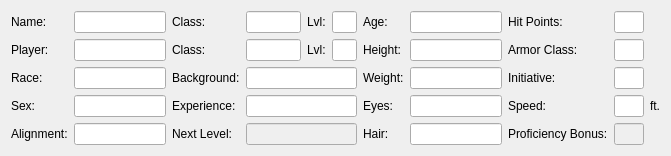
  <widget class="QWidget" name="layoutWidget10">
   <property name="geometry">
    <rect>
     <x>273</x>
     <y>10</y>
     <width>671</width>
     <height>144</height>
    </rect>
   </property>
   <layout class="QGridLayout" name="gridLayout">
    <item row="1" column="7">
     <widget class="QLineEdit" name="edtArmorClass">
      <property name="sizePolicy">
       <sizepolicy hsizetype="Preferred" vsizetype="Fixed">
        <horstretch>0</horstretch>
        <verstretch>0</verstretch>
       </sizepolicy>
      </property>
      <property name="minimumSize">
       <size>
        <width>30</width>
        <height>0</height>
       </size>
      </property>
      <property name="maximumSize">
       <size>
        <width>30</width>
        <height>16777215</height>
       </size>
      </property>
     </widget>
    </item>
    <item row="1" column="6">
     <widget class="QLabel" name="label_10">
      <property name="text">
       <string>Armor Class:</string>
      </property>
     </widget>
    </item>
    <item row="1" column="5">
     <widget class="QLineEdit" name="edtHeight"/>
    </item>
    <item row="1" column="4">
     <widget class="QLabel" name="label_24">
      <property name="text">
       <string>Height:</string>
      </property>
     </widget>
    </item>
    <item row="0" column="5">
     <widget class="QLineEdit" name="edtAge"/>
    </item>
    <item row="0" column="4">
     <widget class="QLabel" name="label_23">
      <property name="text">
       <string>Age:</string>
      </property>
     </widget>
    </item>
    <item row="0" column="7">
     <widget class="QLineEdit" name="edtHitPoints">
      <property name="sizePolicy">
       <sizepolicy hsizetype="Preferred" vsizetype="Fixed">
        <horstretch>0</horstretch>
        <verstretch>0</verstretch>
       </sizepolicy>
      </property>
      <property name="minimumSize">
       <size>
        <width>30</width>
        <height>0</height>
       </size>
      </property>
      <property name="maximumSize">
       <size>
        <width>30</width>
        <height>16777215</height>
       </size>
      </property>
     </widget>
    </item>
    <item row="0" column="6">
     <widget class="QLabel" name="label_53">
      <property name="text">
       <string>Hit Points:</string>
      </property>
     </widget>
    </item>
    <item row="0" column="1">
     <widget class="QLineEdit" name="edtName"/>
    </item>
    <item row="0" column="0">
     <widget class="QLabel" name="label">
      <property name="text">
       <string>Name:</string>
      </property>
     </widget>
    </item>
    <item row="2" column="4">
     <widget class="QLabel" name="label_25">
      <property name="text">
       <string>Weight:</string>
      </property>
     </widget>
    </item>
    <item row="2" column="5">
     <widget class="QLineEdit" name="edtWeight">
      <property name="text">
       <string/>
      </property>
     </widget>
    </item>
    <item row="2" column="6">
     <widget class="QLabel" name="label_11">
      <property name="text">
       <string>Initiative:</string>
      </property>
     </widget>
    </item>
    <item row="2" column="7">
     <widget class="QLineEdit" name="edtInitiative">
      <property name="sizePolicy">
       <sizepolicy hsizetype="Preferred" vsizetype="Fixed">
        <horstretch>0</horstretch>
        <verstretch>0</verstretch>
       </sizepolicy>
      </property>
      <property name="minimumSize">
       <size>
        <width>30</width>
        <height>0</height>
       </size>
      </property>
      <property name="maximumSize">
       <size>
        <width>30</width>
        <height>16777215</height>
       </size>
      </property>
     </widget>
    </item>
    <item row="3" column="0">
     <widget class="QLabel" name="label_46">
      <property name="text">
       <string>Sex:</string>
      </property>
     </widget>
    </item>
    <item row="3" column="1">
     <widget class="QLineEdit" name="edtSex"/>
    </item>
    <item row="3" column="4">
     <widget class="QLabel" name="label_61">
      <property name="text">
       <string>Eyes:</string>
      </property>
     </widget>
    </item>
    <item row="3" column="5">
     <widget class="QLineEdit" name="edtEyes"/>
    </item>
    <item row="3" column="6">
     <widget class="QLabel" name="label_52">
      <property name="text">
       <string>Speed:</string>
      </property>
     </widget>
    </item>
    <item row="3" column="7">
     <widget class="QLineEdit" name="edtSpeed">
      <property name="sizePolicy">
       <sizepolicy hsizetype="Preferred" vsizetype="Fixed">
        <horstretch>0</horstretch>
        <verstretch>0</verstretch>
       </sizepolicy>
      </property>
      <property name="minimumSize">
       <size>
        <width>30</width>
        <height>0</height>
       </size>
      </property>
      <property name="maximumSize">
       <size>
        <width>30</width>
        <height>16777215</height>
       </size>
      </property>
      <property name="text">
       <string/>
      </property>
     </widget>
    </item>
    <item row="3" column="8">
     <widget class="QLabel" name="label_55">
      <property name="text">
       <string>ft.</string>
      </property>
     </widget>
    </item>
    <item row="4" column="0">
     <widget class="QLabel" name="label_47">
      <property name="text">
       <string>Alignment:</string>
      </property>
     </widget>
    </item>
    <item row="4" column="1">
     <widget class="QLineEdit" name="edtAlignment"/>
    </item>
    <item row="4" column="4">
     <widget class="QLabel" name="label_60">
      <property name="text">
       <string>Hair:</string>
      </property>
     </widget>
    </item>
    <item row="4" column="5">
     <widget class="QLineEdit" name="edtHair"/>
    </item>
    <item row="4" column="6">
     <widget class="QLabel" name="label_56">
      <property name="text">
       <string>Proficiency Bonus:</string>
      </property>
     </widget>
    </item>
    <item row="4" column="7">
     <widget class="QLineEdit" name="edtProficiencyBonus">
      <property name="enabled">
       <bool>false</bool>
      </property>
      <property name="sizePolicy">
       <sizepolicy hsizetype="Preferred" vsizetype="Fixed">
        <horstretch>0</horstretch>
        <verstretch>0</verstretch>
       </sizepolicy>
      </property>
      <property name="minimumSize">
       <size>
        <width>30</width>
        <height>0</height>
       </size>
      </property>
      <property name="maximumSize">
       <size>
        <width>30</width>
        <height>16777215</height>
       </size>
      </property>
      <property name="text">
       <string/>
      </property>
      <property name="readOnly">
       <bool>true</bool>
      </property>
     </widget>
    </item>
    <item row="3" column="2">
     <widget class="QLabel" name="label_54">
      <property name="text">
       <string>Experience:</string>
      </property>
     </widget>
    </item>
    <item row="3" column="3">
     <widget class="QLineEdit" name="edtExperience">
      <property name="text">
       <string/>
      </property>
     </widget>
    </item>
    <item row="4" column="2">
     <widget class="QLabel" name="label_57">
      <property name="text">
       <string>Next Level:</string>
      </property>
     </widget>
    </item>
    <item row="4" column="3">
     <widget class="QLineEdit" name="edtNextLevel">
      <property name="enabled">
       <bool>false</bool>
      </property>
      <property name="text">
       <string/>
      </property>
      <property name="readOnly">
       <bool>true</bool>
      </property>
     </widget>
    </item>
    <item row="2" column="1">
     <widget class="QLineEdit" name="edtRace"/>
    </item>
    <item row="2" column="0">
     <widget class="QLabel" name="label_2">
      <property name="text">
       <string>Race:</string>
      </property>
     </widget>
    </item>
    <item row="1" column="0">
     <widget class="QLabel" name="label_14">
      <property name="text">
       <string>Player:</string>
      </property>
     </widget>
    </item>
    <item row="1" column="1">
     <widget class="QLineEdit" name="edtPlayer">
      <property name="text">
       <string/>
      </property>
     </widget>
    </item>
    <item row="0" column="2">
     <widget class="QLabel" name="label_3">
      <property name="text">
       <string>Class:</string>
      </property>
     </widget>
    </item>
    <item row="0" column="3">
     <layout class="QHBoxLayout" name="horizontalLayout_2">
      <item>
       <widget class="QLineEdit" name="edtClass">
        <property name="maximumSize">
         <size>
          <width>70</width>
          <height>16777215</height>
         </size>
        </property>
        <property name="text">
         <string/>
        </property>
       </widget>
      </item>
      <item>
       <widget class="QLabel" name="label_12">
        <property name="text">
         <string>Lvl:</string>
        </property>
       </widget>
      </item>
      <item>
       <widget class="QLineEdit" name="edtLevel">
        <property name="minimumSize">
         <size>
          <width>25</width>
          <height>0</height>
         </size>
        </property>
        <property name="maximumSize">
         <size>
          <width>25</width>
          <height>16777215</height>
         </size>
        </property>
       </widget>
      </item>
     </layout>
    </item>
    <item row="1" column="2">
     <widget class="QLabel" name="label_49">
      <property name="text">
       <string>Class:</string>
      </property>
     </widget>
    </item>
    <item row="1" column="3">
     <layout class="QHBoxLayout" name="horizontalLayout_3">
      <item>
       <widget class="QLineEdit" name="edtClass2">
        <property name="maximumSize">
         <size>
          <width>70</width>
          <height>16777215</height>
         </size>
        </property>
       </widget>
      </item>
      <item>
       <widget class="QLabel" name="label_48">
        <property name="text">
         <string>Lvl:</string>
        </property>
       </widget>
      </item>
      <item>
       <widget class="QLineEdit" name="edtLevel2">
        <property name="minimumSize">
         <size>
          <width>25</width>
          <height>0</height>
         </size>
        </property>
        <property name="maximumSize">
         <size>
          <width>25</width>
          <height>16777215</height>
         </size>
        </property>
       </widget>
      </item>
     </layout>
    </item>
    <item row="2" column="2">
     <widget class="QLabel" name="label_58">
      <property name="text">
       <string>Background:</string>
      </property>
     </widget>
    </item>
    <item row="2" column="3">
     <widget class="QLineEdit" name="edtBackground"/>
    </item>
   </layout>
  </widget>
